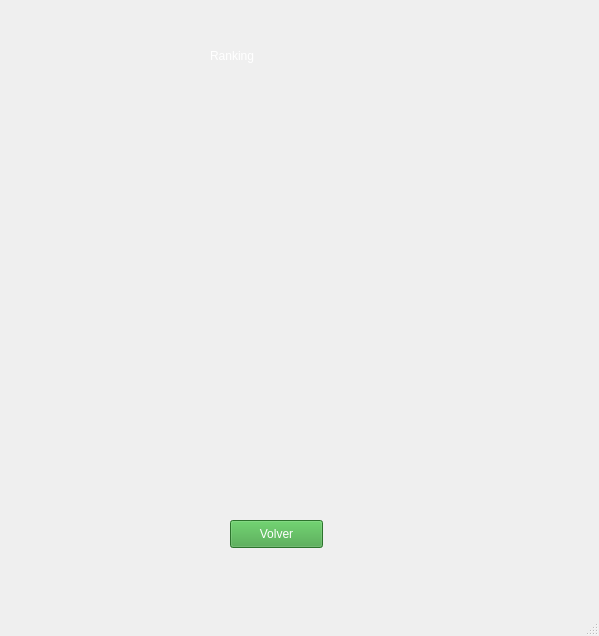
<?xml version="1.0" encoding="UTF-8"?>
<ui version="4.0">
 <class>VentanaRanking</class>
 <widget class="QMainWindow" name="VentanaRanking">
  <property name="geometry">
   <rect>
    <x>0</x>
    <y>0</y>
    <width>599</width>
    <height>636</height>
   </rect>
  </property>
  <property name="windowTitle">
   <string>MainWindow</string>
  </property>
  <widget class="QWidget" name="centralwidget">
   <widget class="QLabel" name="label">
    <property name="geometry">
     <rect>
      <x>-6</x>
      <y>-5</y>
      <width>631</width>
      <height>621</height>
     </rect>
    </property>
    <property name="text">
     <string/>
    </property>
    <property name="pixmap">
     <pixmap>sprites/Fondos/fondoMenu.png</pixmap>
    </property>
    <property name="scaledContents">
     <bool>true</bool>
    </property>
   </widget>
   <widget class="QLabel" name="label_2">
    <property name="geometry">
     <rect>
      <x>210</x>
      <y>30</y>
      <width>151</width>
      <height>51</height>
     </rect>
    </property>
    <property name="styleSheet">
     <string notr="true">color: rgb(255, 255, 255);
font: 24pt &quot;MingLiU_HKSCS-ExtB&quot;;</string>
    </property>
    <property name="text">
     <string>Ranking</string>
    </property>
   </widget>
   <widget class="QLabel" name="label_3">
    <property name="geometry">
     <rect>
      <x>80</x>
      <y>20</y>
      <width>71</width>
      <height>61</height>
     </rect>
    </property>
    <property name="text">
     <string/>
    </property>
    <property name="pixmap">
     <pixmap>sprites/Elementos de juego/sol.png</pixmap>
    </property>
    <property name="scaledContents">
     <bool>true</bool>
    </property>
   </widget>
   <widget class="QLabel" name="label_4">
    <property name="geometry">
     <rect>
      <x>510</x>
      <y>130</y>
      <width>71</width>
      <height>81</height>
     </rect>
    </property>
    <property name="text">
     <string/>
    </property>
    <property name="pixmap">
     <pixmap>sprites/Plantas/girasol_1.png</pixmap>
    </property>
    <property name="scaledContents">
     <bool>true</bool>
    </property>
   </widget>
   <widget class="QLabel" name="label_5">
    <property name="geometry">
     <rect>
      <x>520</x>
      <y>220</y>
      <width>61</width>
      <height>61</height>
     </rect>
    </property>
    <property name="text">
     <string/>
    </property>
    <property name="pixmap">
     <pixmap>sprites/Plantas/lanzaguisantes_1.png</pixmap>
    </property>
    <property name="scaledContents">
     <bool>true</bool>
    </property>
   </widget>
   <widget class="QLabel" name="label_6">
    <property name="geometry">
     <rect>
      <x>520</x>
      <y>290</y>
      <width>61</width>
      <height>71</height>
     </rect>
    </property>
    <property name="text">
     <string/>
    </property>
    <property name="pixmap">
     <pixmap>sprites/Plantas/papa_1.png</pixmap>
    </property>
    <property name="scaledContents">
     <bool>true</bool>
    </property>
   </widget>
   <widget class="QPushButton" name="boton_volver">
    <property name="geometry">
     <rect>
      <x>230</x>
      <y>520</y>
      <width>93</width>
      <height>28</height>
     </rect>
    </property>
    <property name="styleSheet">
     <string notr="true">background-color: rgb(62, 161, 62);
color: rgb(255, 255, 255);
border-bottom-color: rgb(75, 112, 80);</string>
    </property>
    <property name="text">
     <string>Volver</string>
    </property>
   </widget>
   <widget class="QLabel" name="ranking_1">
    <property name="geometry">
     <rect>
      <x>40</x>
      <y>130</y>
      <width>451</width>
      <height>51</height>
     </rect>
    </property>
    <property name="styleSheet">
     <string notr="true">color: rgb(255, 255, 255);
font: 16pt &quot;MingLiU_HKSCS-ExtB&quot;;</string>
    </property>
    <property name="text">
     <string/>
    </property>
   </widget>
   <widget class="QLabel" name="ranking_2">
    <property name="geometry">
     <rect>
      <x>40</x>
      <y>210</y>
      <width>451</width>
      <height>51</height>
     </rect>
    </property>
    <property name="styleSheet">
     <string notr="true">color: rgb(255, 255, 255);
font: 16pt &quot;MingLiU_HKSCS-ExtB&quot;;</string>
    </property>
    <property name="text">
     <string/>
    </property>
   </widget>
   <widget class="QLabel" name="ranking_3">
    <property name="geometry">
     <rect>
      <x>40</x>
      <y>290</y>
      <width>451</width>
      <height>51</height>
     </rect>
    </property>
    <property name="styleSheet">
     <string notr="true">color: rgb(255, 255, 255);
font: 16pt &quot;MingLiU_HKSCS-ExtB&quot;;</string>
    </property>
    <property name="text">
     <string/>
    </property>
   </widget>
   <widget class="QLabel" name="ranking_4">
    <property name="geometry">
     <rect>
      <x>40</x>
      <y>360</y>
      <width>451</width>
      <height>51</height>
     </rect>
    </property>
    <property name="styleSheet">
     <string notr="true">color: rgb(255, 255, 255);
font: 16pt &quot;MingLiU_HKSCS-ExtB&quot;;</string>
    </property>
    <property name="text">
     <string/>
    </property>
   </widget>
   <widget class="QLabel" name="ranking_5">
    <property name="geometry">
     <rect>
      <x>40</x>
      <y>430</y>
      <width>451</width>
      <height>51</height>
     </rect>
    </property>
    <property name="styleSheet">
     <string notr="true">color: rgb(255, 255, 255);
font: 16pt &quot;MingLiU_HKSCS-ExtB&quot;;</string>
    </property>
    <property name="text">
     <string/>
    </property>
   </widget>
  </widget>
  <widget class="QStatusBar" name="statusbar"/>
 </widget>
 <resources/>
 <connections/>
</ui>
